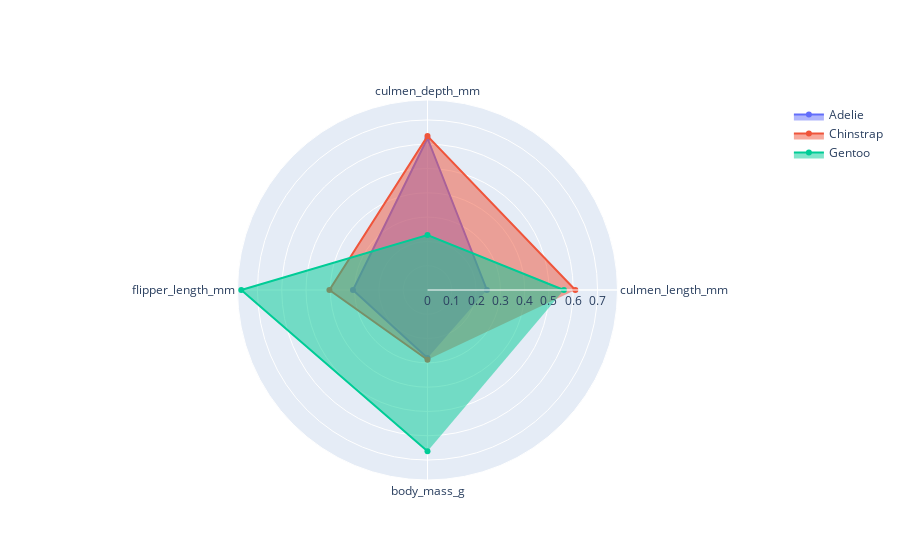

Notebook code cell kept with this figure:
### Code cell
categorias = agrupado.columns
fig = go.Figure()

fig.add_trace(
    go.Scatterpolar(
        r=agrupado.iloc[0, ],
        theta=categorias,
        fill="toself",
        name="Adelie"
    )
)

fig.add_trace(
    go.Scatterpolar(
        r=agrupado.iloc[1, ],
        theta=categorias,
        fill="toself",
        name="Chinstrap"
    )
)

fig.add_trace(
    go.Scatterpolar(
        r=agrupado.iloc[2, ],
        theta=categorias,
        fill="toself",
        name="Gentoo"
    )
)

fig.show()

### Figure 1 — Plotly figure (JSON) as saved in the notebook; plotly's stock layout.template omitted (floating-point values rounded to 4 significant figures)
{"data": [{"fill": "toself", "name": "Adelie", "r": [0.2445, 0.6247, 0.3068, 0.2795], "theta": ["culmen_length_mm", "culmen_depth_mm", "flipper_length_mm", "body_mass_g"], "type": "scatterpolar"}, {"fill": "toself", "name": "Chinstrap", "r": [0.6085, 0.6334, 0.4038, 0.287], "theta": ["culmen_length_mm", "culmen_depth_mm", "flipper_length_mm", "body_mass_g"], "type": "scatterpolar"}, {"fill": "toself", "name": "Gentoo", "r": [0.5615, 0.2265, 0.7667, 0.6641], "theta": ["culmen_length_mm", "culmen_depth_mm", "flipper_length_mm", "body_mass_g"], "type": "scatterpolar"}], "layout": {"autosize": true, "polar": {"angularaxis": {"type": "category"}, "radialaxis": {"autorange": true, "range": [0, 0.8], "type": "linear"}}}}
